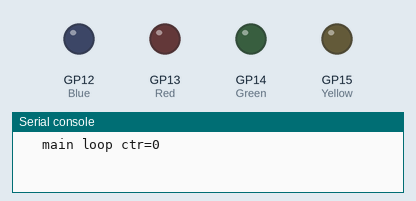
Simulated run of this program. Board: Raspberry Pi Pico running MicroPython. Parts: output pins drawn as LEDs (lit = HIGH), the last lines printed to the serial console. At 12.0 s the program stops and its outputs stay as they are.

Above: at 0.12 s.
At 0.62 s:
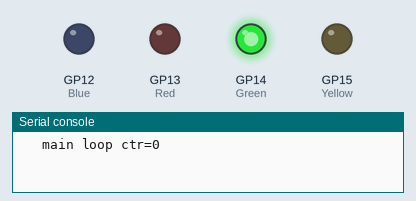
At 1.12 s:
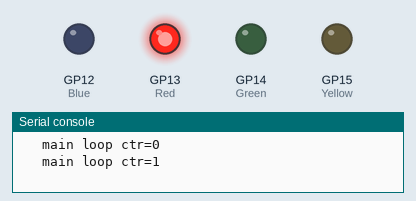
At 2.37 s:
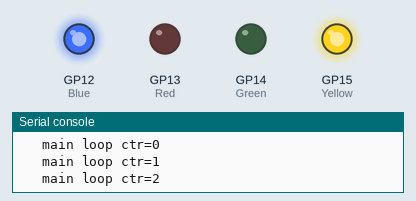
At 3.62 s:
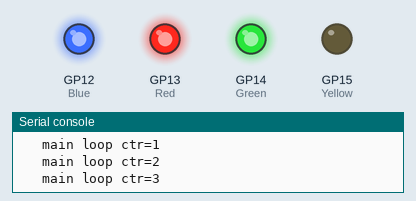
At 4.87 s:
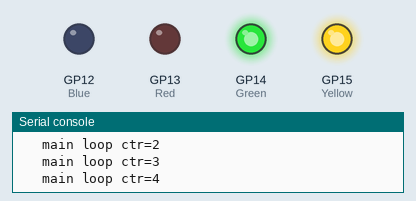
Timing chart, 0 to 5.2 s (numbered marks = the images above):
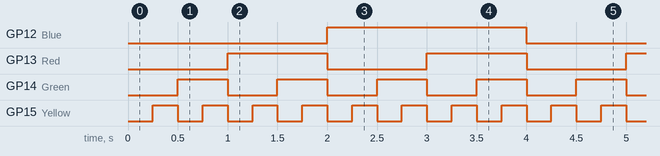

The program:

Timer-Many.py
```python
# Multiple timers running at timeouts; main loop runs independently  ANR
# Main loop runs without interruption

# LEDs on GPIO 12,13,14,15  (board pins 16,17,19,20)

# See fritzing file for wiring

import machine
import utime
from machine import Timer

Blue   = machine.Pin(12,machine.Pin.OUT)
Red    = machine.Pin(13,machine.Pin.OUT)
Green  = machine.Pin(14,machine.Pin.OUT)
Yellow = machine.Pin(15,machine.Pin.OUT)

#Create handlers for the timer IRQ
def Blue_Blinker(Source):
    Blue.toggle()

def Red_Blinker(Source):
    Red.toggle()

def Green_Blinker(Source):
    Green.toggle()

def Yellow_Blinker(Source):
    Yellow.toggle()


#Periodic timers to run continuously - 1 for each LED
#Timers run at a base of 1 millisecond (.001) seconds
#1 would be 1 millisecond
#500 would be 1/2 second
#1000 would be 1 second
#10000 would be 10 seconds
Blue_Timer = Timer(period=2000, mode=Timer.PERIODIC, callback=Blue_Blinker)
Red_Timer = Timer(period=1000, mode=Timer.PERIODIC, callback=Red_Blinker)
Green_Timer = Timer(period=500, mode=Timer.PERIODIC, callback=Green_Blinker)
Yellow_Timer = Timer(period=250, mode=Timer.PERIODIC, callback=Yellow_Blinker)

#Create a main loop to keep the program running
#in this loop you would do all your other work
loop_ctr = 0
while loop_ctr <= 10:  #Main loop
    print(f"   main loop ctr={loop_ctr}")
    loop_ctr += 1
    utime.sleep(1)


#Turn off the timers so the program terminates cleanly
Blue_Timer.deinit()
Red_Timer.deinit()
Green_Timer.deinit()
Yellow_Timer.deinit()

# Give time for the timers to shut down
# Else the LEDs may not turn off in the steps below
utime.sleep(1)

#Turn off all the LEDs so keep things tidy
Blue.value(0)
Red.value(0)
Green.value(0)
Yellow.value(0)

print("End of MAIN")

### end ###
```

Measured:
- by itself, GP12 (Blue): alternates HIGH for 2.0 s and LOW for 2.0 s
- by itself, GP13 (Red): alternates HIGH for 1.0 s and LOW for 1.0 s
- by itself, GP14 (Green): alternates HIGH for 0.50 s and LOW for 0.50 s, 22 changes in all, then stays LOW
- by itself, GP15 (Yellow): alternates HIGH for 0.25 s and LOW for 0.25 s, 44 changes in all, then stays LOW
